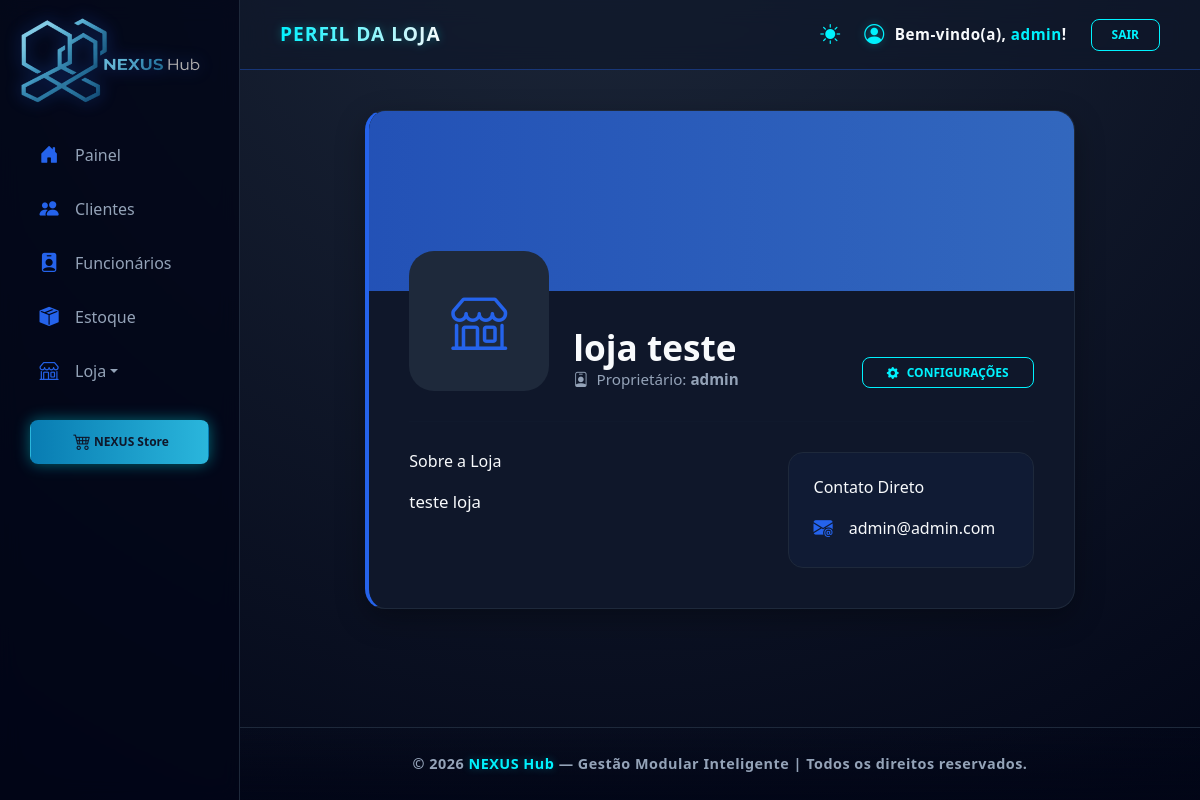
The page /nexushub/dashboard/loja/ (signed in) on the database as committed earlier.
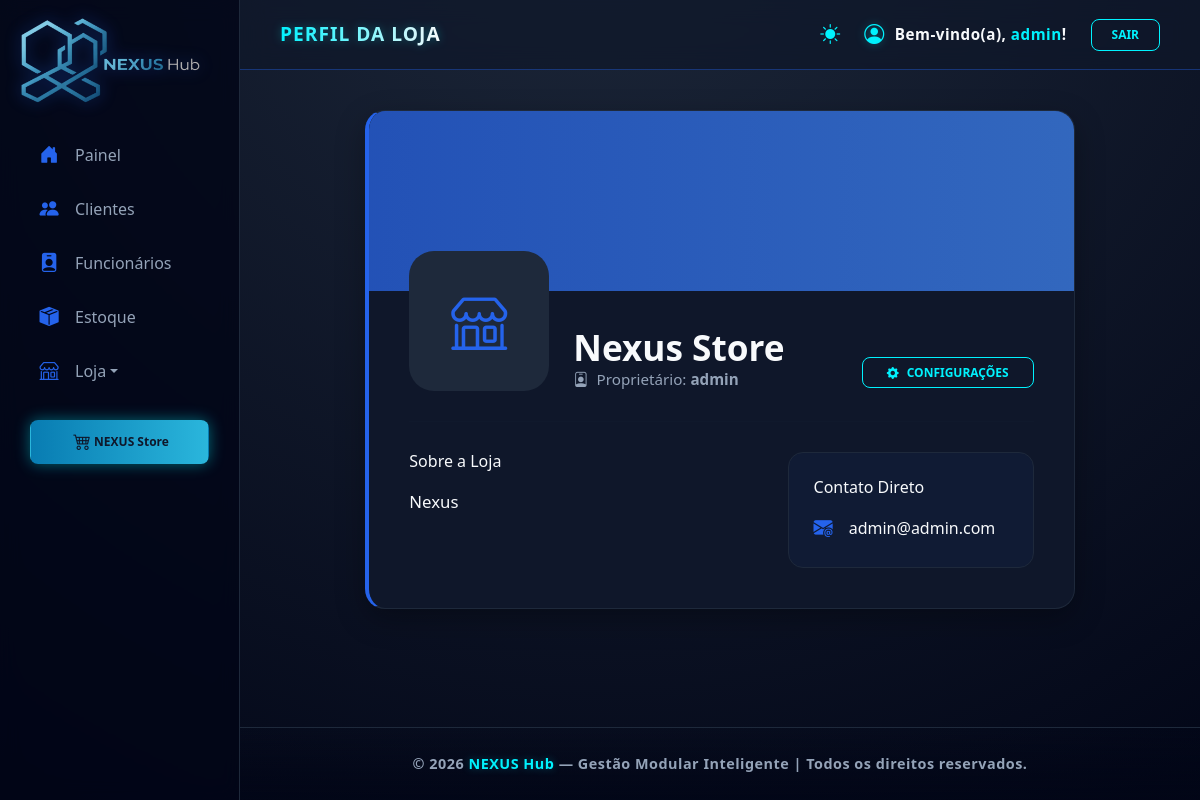
The same page on the database as committed later.
### dashboard/models.py (models this page shows, shortened)
class Loja(models.Model):
    vendedor = models.ForeignKey(Vendedor, on_delete=models.CASCADE, related_name='lojas')
    nome = models.CharField(max_length=255) # String
    descricao = models.TextField()

### dashboard/decorators.py (the view, shortened to what this page needs)
    @login_required(login_url='login_view')
    def _wrapped_view(request, *args, **kwargs):
        if request.user.is_superuser:
            return view_func(request, *args, **kwargs)

### dashboard/views.py (called while the page is built)
@vendedor_or_admin_required
def ver_loja(request):
    vendedor = Vendedor.objects.filter(usuario=request.user).first()
    loja = Loja.objects.filter(vendedor=vendedor).first()
    if not loja:
        return redirect('criar_loja')
    return render(request, 'ver_loja.html', {'loja': loja})

### dashboard/templates/ver_loja.html (shortened to what this page needs)
{% extends 'base.html' %}
{% block page_title %}PERFIL DA LOJA{% endblock %}
{% block content %}
<div class="container-fluid fade-in-content">
    <div class="row justify-content-center">
        <div class="col-md-10">
            <div class="nexus-profile-card">
                <div class="nexus-cover-wrapper">
                    {% if loja.foto_capa %}
                        <img src="{{ loja.foto_capa.url }}" class="nexus-cover-img" alt="Capa da Loja">
                    {% else %}
                        <div class="nexus-cover-placeholder"></div>
                    {% endif %}
                </div>
                <div class="card-body-nexus position-relative">
                    <div class="d-flex align-items-end gap-4 profile-header-content">
                        <div class="nexus-avatar-wrapper">
                            {% if loja.foto_perfil %}
                                <img src="{{ loja.foto_perfil.url }}" class="nexus-avatar-img shadow-lg" alt="Logo da Loja">
                            {% else %}
                                <div class="nexus-avatar-placeholder shadow-lg">
                                    <i class="bi bi-shop"></i>
                                </div>
                            {% endif %}
                        </div>
                        <div class="flex-grow-1">
                            <h2 class="nexus-store-name mb-0">{{ loja.nome }}</h2>
                            <p class="nexus-owner-text mb-0"><i class="bi bi-person-badge me-2"></i>Proprietário: <span class="fw-bold">{{ user.username }}</span></p>
                        </div>
                        <div class="pb-2">
                            <a href="{% url 'editar_loja' %}" class="logout-btn btn-sm px-4 text-decoration-none">
                                <i class="bi bi-gear-fill me-2"></i>CONFIGURAÇÕES
                            </a>
                        </div>
                    </div>
                    <hr class="nexus-divider">
                    <div class="row mt-4">
                        <div class="col-md-7">
                            <h6 class="nexus-label">Sobre a Loja</h6>
                            <p class="nexus-description mt-3">
                                {{ loja.descricao|default:"Nenhuma descrição informada." }}
                            </p>
                        </div>
                        <div class="col-md-5">
                            <div class="contact-box-nexus">
                                <h6 class="nexus-label mb-3">Contato Direto</h6>
                                <div class="d-flex align-items-center gap-3 nexus-contact-item">
                                    <i class="bi bi-envelope-at-fill"></i>
                                    <span class="fw-500">{{ user.email|default:"Email não disponível" }}</span>
                                </div>
                            </div>
                        </div>
                    </div>
                </div>
            </div>
        </div>
    </div>
</div>
{% endblock %}

Rows that differ between the two databases and show on the page:
changed Loja: nome "loja teste" → "Nexus Store"; descricao "teste loja" → "Nexus"
